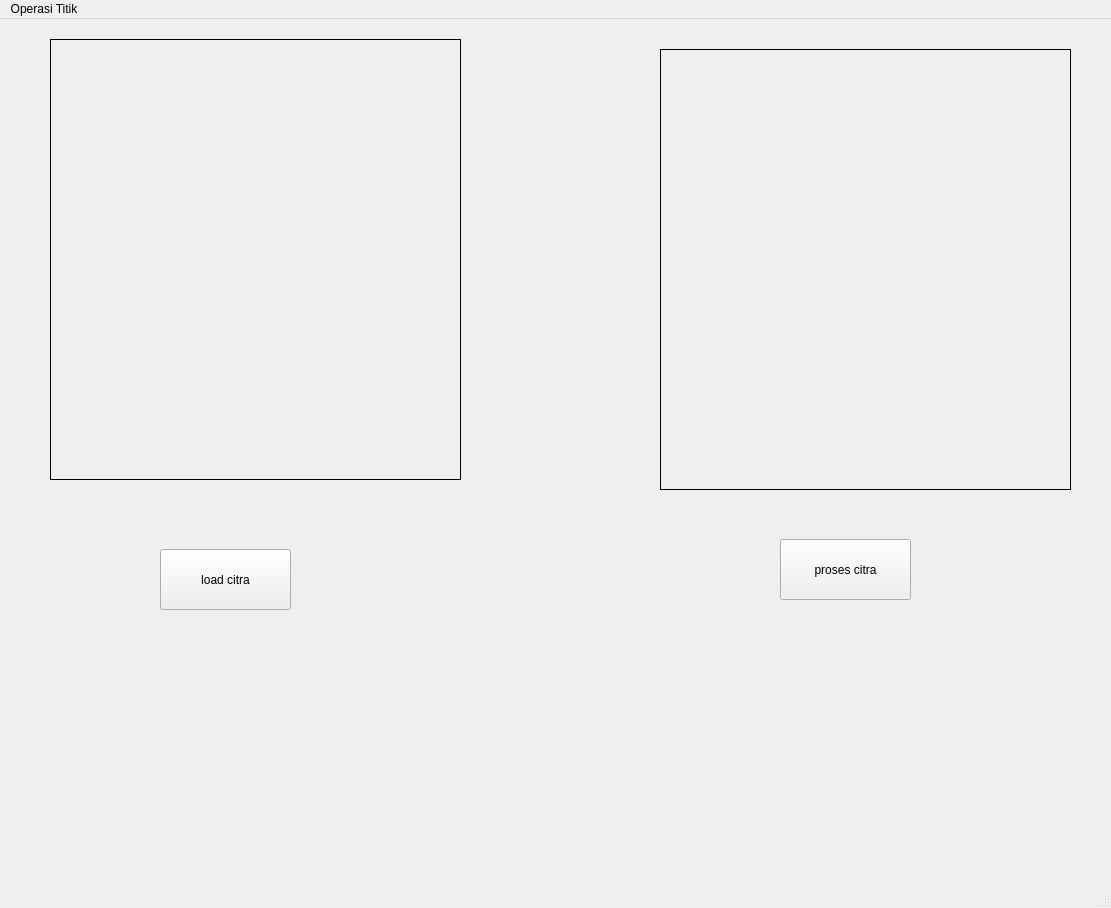
<?xml version="1.0" encoding="UTF-8"?>
<ui version="4.0">
 <class>MainWindow</class>
 <widget class="QMainWindow" name="MainWindow">
  <property name="geometry">
   <rect>
    <x>0</x>
    <y>0</y>
    <width>1111</width>
    <height>908</height>
   </rect>
  </property>
  <property name="windowTitle">
   <string>MainWindow</string>
  </property>
  <widget class="QWidget" name="centralwidget">
   <widget class="QPushButton" name="button_loadcitra">
    <property name="geometry">
     <rect>
      <x>160</x>
      <y>530</y>
      <width>131</width>
      <height>61</height>
     </rect>
    </property>
    <property name="text">
     <string>load citra</string>
    </property>
   </widget>
   <widget class="QLabel" name="label">
    <property name="geometry">
     <rect>
      <x>50</x>
      <y>20</y>
      <width>411</width>
      <height>441</height>
     </rect>
    </property>
    <property name="frameShape">
     <enum>QFrame::Box</enum>
    </property>
    <property name="text">
     <string/>
    </property>
   </widget>
   <widget class="QLabel" name="label_2">
    <property name="geometry">
     <rect>
      <x>660</x>
      <y>30</y>
      <width>411</width>
      <height>441</height>
     </rect>
    </property>
    <property name="frameShape">
     <enum>QFrame::Box</enum>
    </property>
    <property name="text">
     <string/>
    </property>
   </widget>
   <widget class="QPushButton" name="button_prosescitra">
    <property name="geometry">
     <rect>
      <x>780</x>
      <y>520</y>
      <width>131</width>
      <height>61</height>
     </rect>
    </property>
    <property name="text">
     <string>proses citra</string>
    </property>
   </widget>
  </widget>
  <widget class="QMenuBar" name="menubar">
   <property name="geometry">
    <rect>
     <x>0</x>
     <y>0</y>
     <width>1111</width>
     <height>26</height>
    </rect>
   </property>
   <widget class="QMenu" name="menuOperasi_titik">
    <property name="title">
     <string>Operasi Titik</string>
    </property>
    <addaction name="actionOperasi_Pencerahan"/>
    <addaction name="actionSimple_Contrast"/>
    <addaction name="actionContrast_Streching"/>
    <addaction name="actionnegative"/>
    <addaction name="actionoperasi_biner"/>
   </widget>
   <addaction name="menuOperasi_titik"/>
  </widget>
  <widget class="QStatusBar" name="statusbar"/>
  <action name="actionOperasi_Pencerahan">
   <property name="text">
    <string>Operasi Pencerahan</string>
   </property>
  </action>
  <action name="actionSimple_Contrast">
   <property name="text">
    <string>Simple Contrast</string>
   </property>
  </action>
  <action name="actionContrast_Streching">
   <property name="text">
    <string>Contrast Streching</string>
   </property>
  </action>
  <action name="actionNegative_Triggered">
   <property name="text">
    <string>Negative Triggered</string>
   </property>
  </action>
  <action name="actionnegative">
   <property name="text">
    <string>negative</string>
   </property>
  </action>
  <action name="actionoperasi_biner">
   <property name="text">
    <string>operasi biner</string>
   </property>
  </action>
 </widget>
 <resources/>
 <connections/>
</ui>
